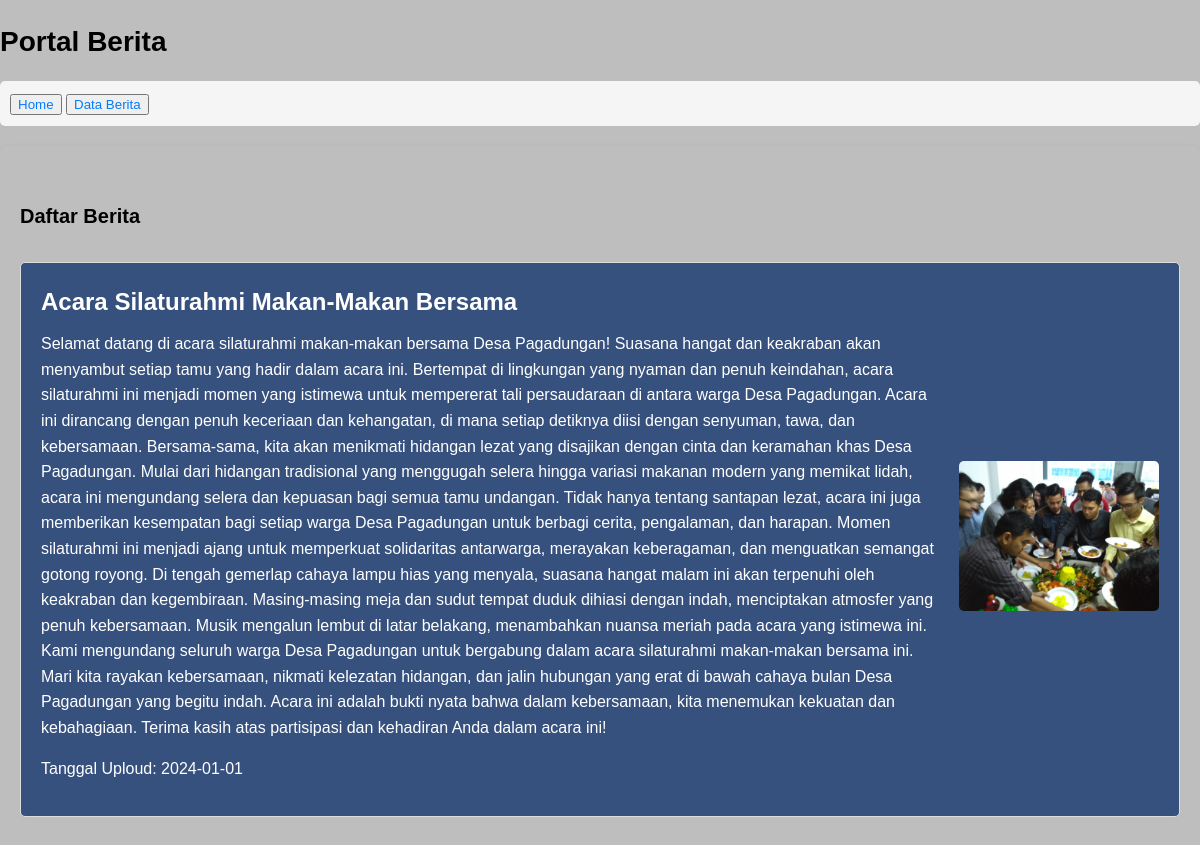
Page /berita.php on the committed database.
### tables this page shows
CREATE TABLE `tbl_berita` (
  `id_berita` int(11) NOT NULL,
  `nama_judul` varchar(255) NOT NULL,
  `deskripsi_judul` text NOT NULL,
  `gambar` varchar(255) NOT NULL,
  `tanggal_berita` date NOT NULL
);

### berita.php (the view, shortened to what this page needs)
<?php
require 'config/db.php';
?>
<!DOCTYPE html>
<html lang="en">
<head>
    <link rel="stylesheet" href="style-2.css">
</head>
<body>
<main id="main" class="main">
    <div class="pagetitle">
            <h1>Portal Berita</h1>
            <nav>
                <ol class="breadcrumb">
                    <button class="breadcrumb-item"><i class="bi bi-house-door-fill"></i><a href="index"> Home</a></button>
                    <button class="breadcrumb-item"><a href="berita">Data Berita</a></button>
                </ol>
            </nav>
    </div>
    <div class="col-lg-12">
        <div class="card">
            <div class="card-body" style="display: flex; flex-direction: column; gap: 20px">
                <h5 class="card-title">Daftar Berita</h5>
                <?php
                $select_query = "SELECT * FROM tbl_berita ORDER BY tanggal_berita DESC";
                $result = mysqli_query($db_connect, $select_query);
                if ($result) {
                    if (mysqli_num_rows($result) > 0) {
                        while ($row = mysqli_fetch_assoc($result)) {
                            ?>
                            <div class="news-item" style="display: flex; justify-content: space-between; align-items: center; gap: 20px;">
                                <div>
                                    <h3><?= $row['nama_judul'] ?></h3>
                                    <p><?= $row['deskripsi_judul'] ?></p>
                                    <p>Tanggal Uploud: <?= $row['tanggal_berita'] ?></p>
                                </div>
                                <div>
                                    <?php
                                    $imagePath = $row['gambar'];
                                    $imageFileType = pathinfo($imagePath, PATHINFO_EXTENSION);
                                    ?>
                                    <?php if (in_array($imageFileType, ['jpg', 'jpeg', 'png', 'gif'])): ?>
                                        <img src="/projectdesa_db/pages/content/berita/image/<?= $imagePath ?>" style="width: 200px" alt="News Image">
                                    <?php else: ?>
                                        <p>Unsupported Image Format</p>
                                    <?php endif; ?>
                                </div>
                            </div>
                            <?php
                        }
                    } else {
                        echo "Tidak ada berita yang ditampilkan.";
                    }
                } else {
                    echo "Error: " . mysqli_error($db_connect);
                }
                ?>
            </div>
        </div>
    </div>
</main>
</body>
</html>

### style-2.css (style rules this page uses)
body, h1, h2, h3, p, img { margin: 0; padding: 0; }
body { font-family: 'Arial', sans-serif; line-height: 1.6; background-color: #bebebe; }
.pagetitle { margin: 20px 0; }
.pagetitle h1 { font-size: 28px; }
.breadcrumb { list-style: none; background-color: #f5f5f5; padding: 10px; border-radius: 5px; }
.breadcrumb-item a { text-decoration: none; color: #007bff; }
.news-item { margin-bottom: 20px; padding: 20px; border: 1px solid #ddd; border-radius: 5px; position: relative; background-color: #37517e; color: white; }
.news-item h3 { font-size: 24px; margin-bottom: 10px; color: white; }
.news-item p { font-size: 16px; color: #555; margin-bottom: 15px; color: white; }
.news-item img { height: auto; border-radius: 5px; }
.card { box-shadow: 0 4px 8px rgba(0, 0, 0, 0.1); border-radius: 8px; overflow: hidden; }
.card-body { padding: 20px; }
.card-title { font-size: 20px; font-weight: bold; margin-bottom: 10px; }
.news-item { animation: fadeIn 1s ease-in-out; }
.news-item { transition: transform 0.3s ease-in-out; }

### rows in the picture
tbl_berita: nama_judul "Acara Silaturahmi Makan-Makan Bersama", deskripsi_judul "Selamat datang di acara silaturahmi makan-makan bersama Desa Pagadungan! Suasana hangat dan keakraban akan menyambut setiap tamu yang hadir dalam acara ini. Bertempat di lingkungan yang nyaman dan penuh keindahan, acara silaturahmi ini menjadi momen yang istimewa untuk mempererat tali persaudaraan di antara warga Desa Pagadungan. Acara ini dirancang dengan penuh keceriaan dan kehangatan, di mana setiap detiknya diisi dengan senyuman, tawa, dan kebersamaan. Bersama-sama, kita akan menikmati hidangan lezat yang disajikan dengan cinta dan keramahan khas Desa Pagadungan. Mulai dari hidangan tradisional yang menggugah selera hingga variasi makanan modern yang memikat lidah, acara ini mengundang…", tanggal_berita "2024-01-01", gambar (picture)
